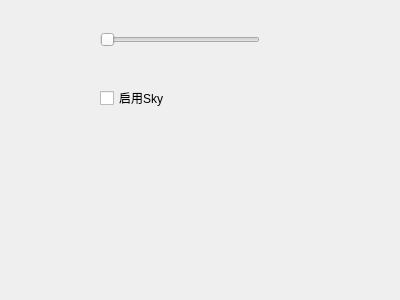
<?xml version="1.0" encoding="UTF-8"?>
<ui version="4.0">
 <class>Map3DOptions</class>
 <widget class="QDialog" name="Map3DOptions">
  <property name="geometry">
   <rect>
    <x>0</x>
    <y>0</y>
    <width>400</width>
    <height>300</height>
   </rect>
  </property>
  <property name="windowTitle">
   <string>三维地图选项</string>
  </property>
  <widget class="QSlider" name="sliderVerticalScale">
   <property name="geometry">
    <rect>
     <x>100</x>
     <y>30</y>
     <width>160</width>
     <height>20</height>
    </rect>
   </property>
   <property name="minimum">
    <number>1</number>
   </property>
   <property name="maximum">
    <number>100</number>
   </property>
   <property name="orientation">
    <enum>Qt::Horizontal</enum>
   </property>
  </widget>
  <widget class="QCheckBox" name="checkSky">
   <property name="geometry">
    <rect>
     <x>100</x>
     <y>90</y>
     <width>71</width>
     <height>16</height>
    </rect>
   </property>
   <property name="text">
    <string>启用Sky</string>
   </property>
  </widget>
 </widget>
 <resources/>
 <connections/>
</ui>
